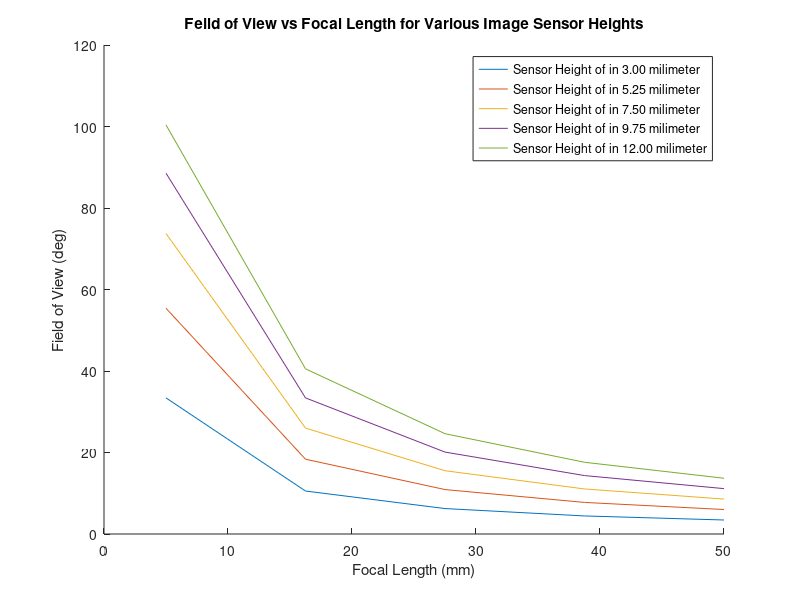

MATLAB code to generate this figure:
% Seth Zegelstein
% 9/27/2016
% Purpose - FOV Calculation for SR. Projs

%% Field Of View Calculation
%FOV = 2atan(h/2f)
clear all; close all; clc;
samples = 5;
minfocal = 5e-3;
maxfocal = 50e-3;
f = linspace(minfocal, maxfocal, samples);
minSenHeight = 3e-3;
maxSenHeight = 12e-3;
h = linspace(minSenHeight, maxSenHeight, samples);

% i is for h
% j = for j
figure;
hold on;
for i = 1 : samples
    for j = 1 : samples
        FOV(j) = 2*atand(h(i)/(2*f(j)));
    end
    plot(f*1000, FOV);
    str{i} = sprintf('Sensor Height of in %4.2f milimeter ', h(i)*1000);
end
legend(str)
xlabel 'Focal Length (mm)'
ylabel 'Field of View (deg)'
title 'Feild of View vs Focal Length for Various Image Sensor Heights'

